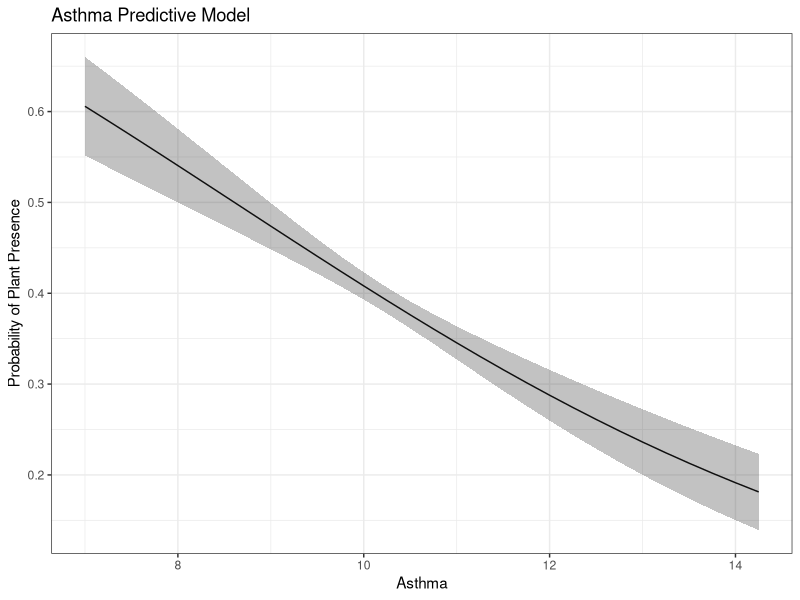
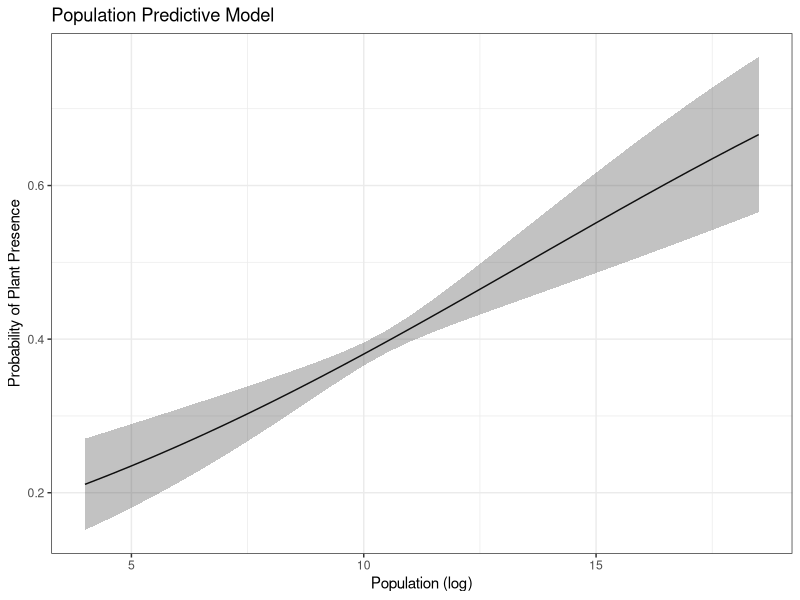
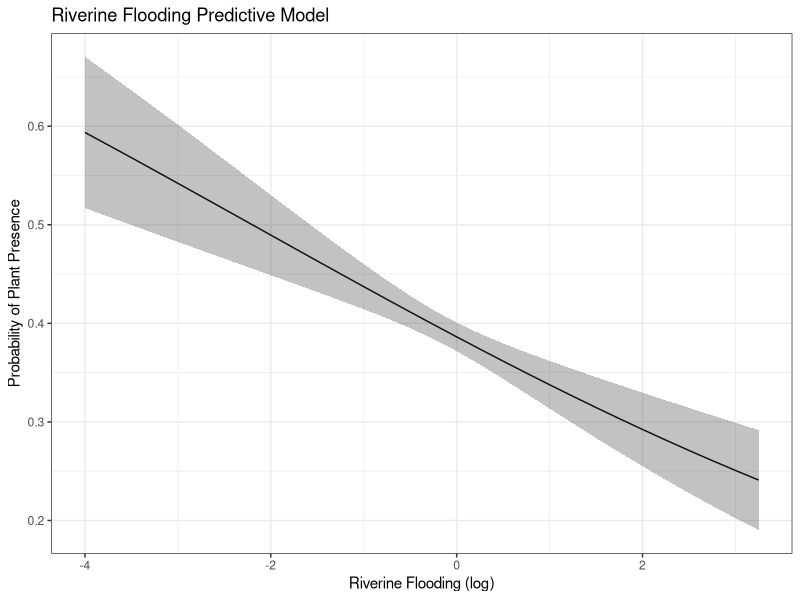
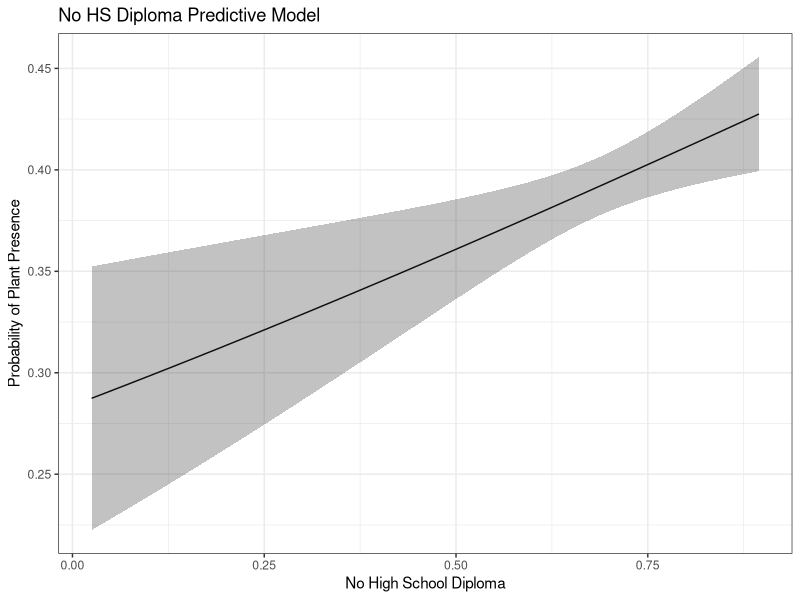
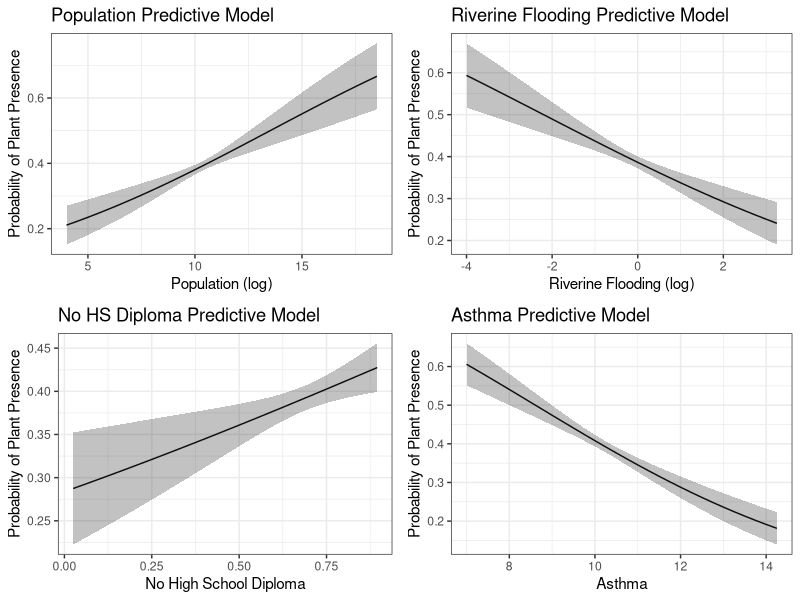

Source code (R) for these figures, in order:
## ---- chunk 1
library(tidyverse)
library(here)
library(cowplot)

cvi_egrid_join <- read.csv(here('Data','Processed','cvi_egrid_join.csv'))
## ---- chunk 2
librarylist <- c("openxlsx", "readxl",'ggplot2','moments', 'stats','here', 'tidyverse', 'nlme','naniar','DHARMa','gtsummary','broom')
lapply(librarylist, require, character.only = T)
here()
data <- read.csv(here('Data','Processed','cvi_egrid_join.csv'))
summary(data)

data1 <- data %>% 
  filter(riverine_flooding_annualized_frequency_log != -Inf) %>% 
  mutate(category_GLM = case_when(Category == "Contains FF" ~ 1,
                                   Category == "Contains solar/wind" ~ 1,
                                   Category == "Contains FF and solar/wind" ~ 1,
                                   T ~ 0 )) #Plant exists = 1; No Plant = 0
## ---- chunk 3
CategoryGLM2514 <- glm(category_GLM ~ current_adult_asthma + riverine_flooding_annualized_frequency_log + 
                         population_log + no_high_school_diploma,
                       data = data1,
                       family = "binomial")
## ---- chunk 4
#filter out riverine infinity
riverine_notinfinity <- cvi_egrid_join %>% 
  filter(is.finite(riverine_flooding_annualized_frequency_log))

riverine_vector <- c(rep(round(mean(
  riverine_notinfinity$riverine_flooding_annualized_frequency_log),2), 30))
population_vector <- c(rep(round(mean(cvi_egrid_join$population_log),2),30))
asthma_vector <- c(rep(round(mean(cvi_egrid_join$current_adult_asthma),2),30))
hs_vector <- c(rep(round(mean(cvi_egrid_join$no_high_school_diploma),2),30))
## ---- chunk 5
summary(cvi_egrid_join$current_adult_asthma)

# Simulate asthma
asthma_sim <- seq(from = 7, to = 14.25, by = 0.25)
length(asthma_sim)

data_pred_asthma <- data.frame(asthma_sim, population_vector, riverine_vector, hs_vector)

colnames(data_pred_asthma) <- c("current_adult_asthma","population_log", "riverine_flooding_annualized_frequency_log","no_high_school_diploma")

# Use the original model to predict outcomes.
prediction_asthma <- predict(CategoryGLM2514, newdata = data_pred_asthma, type = "response",
                        se.fit = TRUE)
# Pull out predictions.
data_fig_asthma <- data.frame(data_pred_asthma, prediction_asthma$fit,prediction_asthma$se.fit)

colnames(data_fig_asthma) <- c("asthma","population", "riverine","hs", "probability", "se")

#plot
asthma_pred <- ggplot(data_fig_asthma, aes(x = asthma, y = probability)) +
  geom_line() +
  geom_ribbon(aes(ymin = probability - se,
                  ymax = probability + se), alpha = 0.3) +
  labs(x = "Asthma", y = "Probability of Plant Presence")+
  theme_bw()+
  ggtitle("Asthma Predictive Model")

asthma_pred

## ---- chunk 6
# Simulate population
summary(cvi_egrid_join$population_log)

pop_sim <- seq(from = 4, to = 18.5, by = 0.5)
length(pop_sim)

data_pred_pop <- data.frame(asthma_vector, pop_sim, riverine_vector, hs_vector)

colnames(data_pred_pop) <- c("current_adult_asthma","population_log", "riverine_flooding_annualized_frequency_log","no_high_school_diploma")

# Use the original model to predict outcomes.
prediction_population <- predict(CategoryGLM2514, newdata = data_pred_pop, type = "response",
                        se.fit = TRUE)
# Pull out predictions.
data_fig_pop <- data.frame(data_pred_pop, prediction_population$fit,prediction_population$se.fit)

colnames(data_fig_pop) <- c("asthma","population", "riverine","hs", "probability", "se")

#plot
pop_pred <- ggplot(data_fig_pop, aes(x = population, y = probability)) +
  geom_line() +
  geom_ribbon(aes(ymin = probability - se,
                  ymax = probability + se), alpha = 0.3) +
  labs(x = "Population (log)", y = "Probability of Plant Presence")+
  theme_bw()+
  ggtitle("Population Predictive Model")

pop_pred

## ---- chunk 7
# Simulate riverine
summary(riverine_notinfinity$riverine_flooding_annualized_frequency_log)

riverine_sim <- seq(from = -4, to = 3.25, by = 0.25)
length(riverine_sim)

data_pred_riverine <- data.frame(asthma_vector, population_vector, riverine_sim, hs_vector)

colnames(data_pred_riverine) <- c("current_adult_asthma","population_log", "riverine_flooding_annualized_frequency_log","no_high_school_diploma")

# Use the original model to predict outcomes.
prediction_riverine <- predict(CategoryGLM2514, newdata = data_pred_riverine, type = "response",
                        se.fit = TRUE)
# Pull out predictions.
data_fig_riverine <- data.frame(data_pred_riverine, prediction_riverine$fit,prediction_riverine$se.fit)

colnames(data_fig_riverine) <- c("asthma","population", "riverine","hs", "probability", "se")

#plot
riverine_pred <- ggplot(data_fig_riverine, aes(x = riverine, y = probability)) +
  geom_line() +
  geom_ribbon(aes(ymin = probability - se,
                  ymax = probability + se), alpha = 0.3) +
  labs(x = "Riverine Flooding (log)", y = "Probability of Plant Presence")+
  theme_bw()+
  ggtitle("Riverine Flooding Predictive Model")

riverine_pred

## ---- chunk 8
# Simulate population
summary(cvi_egrid_join$no_high_school_diploma)

hs_sim <- seq(from = 0.025, to = 0.9, by = 0.03)
length(hs_sim)

data_pred_hs <- data.frame(asthma_vector, population_vector, riverine_vector, hs_sim)

colnames(data_pred_hs) <- c("current_adult_asthma","population_log", "riverine_flooding_annualized_frequency_log","no_high_school_diploma")

# Use the original model to predict outcomes.
prediction_hs <- predict(CategoryGLM2514, newdata = data_pred_hs, type = "response",
                        se.fit = TRUE)
# Pull out predictions.
data_fig_hs <- data.frame(data_pred_hs, prediction_hs$fit,prediction_hs$se.fit)

colnames(data_fig_hs) <- c("asthma","population", "riverine","hs", "probability", "se")

#plot
hs_pred <- ggplot(data_fig_hs, aes(x = hs, y = probability)) +
  geom_line() +
  geom_ribbon(aes(ymin = probability - se,
                  ymax = probability + se), alpha = 0.3) +
  labs(x = "No High School Diploma", y = "Probability of Plant Presence")+
  theme_bw()+
  ggtitle("No HS Diploma Predictive Model")

hs_pred

## ---- chunk 9
grid<- plot_grid(pop_pred,riverine_pred,hs_pred,asthma_pred)
## ---- chunk 10
ggsave(grid, 
       filename = "Scripts/Analysis/Figures/model_vis.jpg",
       height = 15,
       width = 30,
       units = "cm")  
